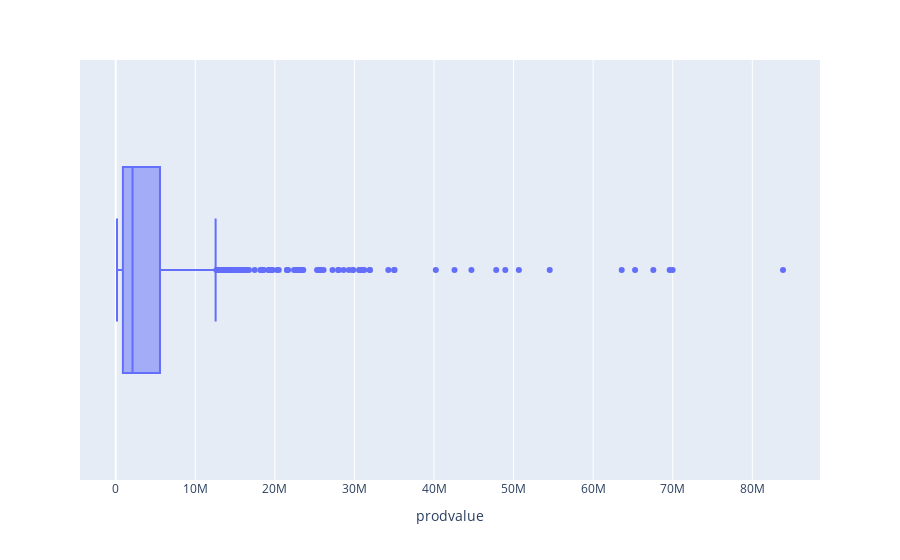

Notebook code for this chart:
### Markdown cell above
##Let's look at the distribution of value of production.

### Code cell
fig = px.box(honeyprod, x = "prodvalue")
fig.show()

### Figure 1 — Plotly figure (JSON) as saved in the notebook; plotly's stock layout.template omitted (floating-point values rounded to 4 significant figures; data arrays with more than 128 entries replaced by an {"elided": "..."} marker saying what was removed)
{"data": [{"alignmentgroup": "True", "hovertemplate": "prodvalue=%{x}<extra></extra>", "legendgroup": "", "marker": {"color": "#636efa"}, "name": "", "notched": false, "offsetgroup": "", "orientation": "h", "showlegend": false, "type": "box", "x": {"elided": "785 int values"}, "x0": " ", "xaxis": "x", "y0": " ", "yaxis": "y"}], "layout": {"boxmode": "group", "legend": {"tracegroupgap": 0}, "margin": {"t": 60}, "xaxis": {"anchor": "y", "domain": [0, 1], "title": {"text": "prodvalue"}}, "yaxis": {"anchor": "x", "domain": [0, 1]}}}
